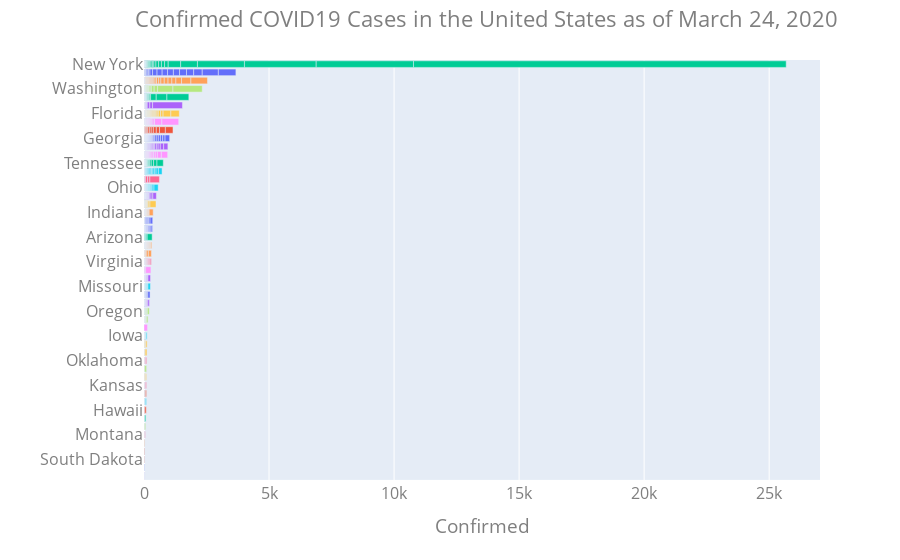

Write notebook code for a chart like this one.
### Code cell
import plotly.express as px
import plotly.graph_objects as go

fig = go.Figure()

#Confirmed = df1['Confirmed'],
#Deaths = df1['Deaths'],
#Total_Confirmed = df1['Confirmed'].sum(),

fig = px.bar(df1, 
             x="Confirmed", 
             y="State",
             text="Confirmed", #this adds the numbers inside the bars when possible or outside to the right
             color='State', 
             orientation='h',
             hover_name="County", hover_data=["Confirmed", "Deaths"],
             height=1700,
             color_continuous_scale='Magenta',
            )
             
fig.update_layout(
    title={
        'text': "Confirmed COVID19 Cases in the United States as of March 24, 2020",
        'y':0.98,
        'x':0.54,
        'xanchor': 'center',
        'yanchor': 'top'},
    showlegend=False,
    xaxis={'categoryorder':'category ascending'},
    yaxis_title="",
    yaxis=dict(autorange="reversed"),
    yaxis_categoryorder = 'total descending',
    
    font=dict(
        #family="Times New Roman",
        size=16,
        color="#7f7f7f"),
    
    uniformtext_minsize=12, uniformtext_mode='hide',
)

fig.update_xaxes(showline=True, linewidth=0.2)
fig.update_traces(texttemplate='%{text:.2s}', textposition='inside')
    
fig.show()
